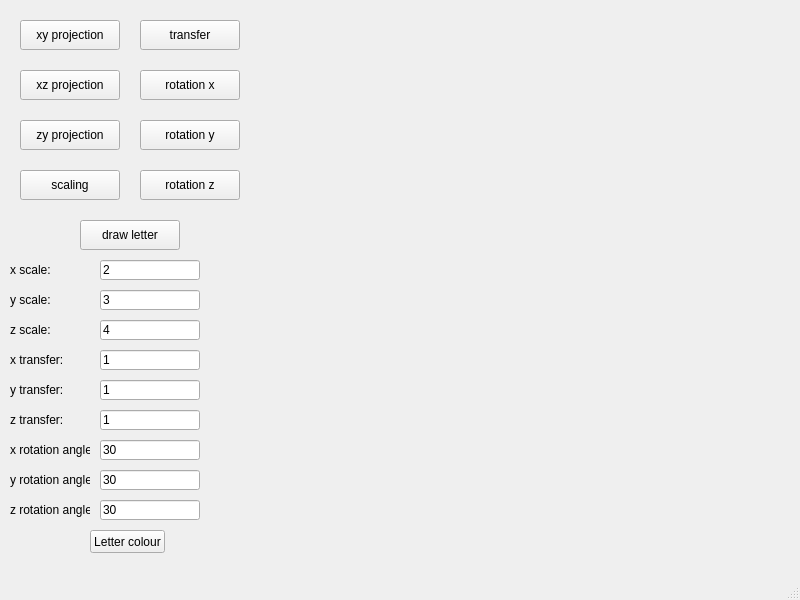
<?xml version="1.0" encoding="UTF-8"?>
<ui version="4.0">
 <class>MainWindow</class>
 <widget class="QMainWindow" name="MainWindow">
  <property name="geometry">
   <rect>
    <x>0</x>
    <y>0</y>
    <width>800</width>
    <height>600</height>
   </rect>
  </property>
  <property name="windowTitle">
   <string>MainWindow</string>
  </property>
  <widget class="QWidget" name="centralwidget">
   <widget class="letter" name="widget" native="true">
    <property name="geometry">
     <rect>
      <x>260</x>
      <y>20</y>
      <width>511</width>
      <height>521</height>
     </rect>
    </property>
   </widget>
   <widget class="QPushButton" name="pushButton">
    <property name="geometry">
     <rect>
      <x>20</x>
      <y>20</y>
      <width>100</width>
      <height>30</height>
     </rect>
    </property>
    <property name="text">
     <string>xy projection</string>
    </property>
   </widget>
   <widget class="QPushButton" name="pushButton_2">
    <property name="geometry">
     <rect>
      <x>20</x>
      <y>70</y>
      <width>100</width>
      <height>30</height>
     </rect>
    </property>
    <property name="text">
     <string>xz projection</string>
    </property>
   </widget>
   <widget class="QPushButton" name="pushButton_3">
    <property name="geometry">
     <rect>
      <x>20</x>
      <y>120</y>
      <width>100</width>
      <height>30</height>
     </rect>
    </property>
    <property name="text">
     <string>zy projection</string>
    </property>
   </widget>
   <widget class="QPushButton" name="pushButton_4">
    <property name="geometry">
     <rect>
      <x>20</x>
      <y>170</y>
      <width>100</width>
      <height>30</height>
     </rect>
    </property>
    <property name="text">
     <string>scaling</string>
    </property>
   </widget>
   <widget class="QPushButton" name="pushButton_5">
    <property name="geometry">
     <rect>
      <x>140</x>
      <y>20</y>
      <width>100</width>
      <height>30</height>
     </rect>
    </property>
    <property name="text">
     <string>transfer</string>
    </property>
   </widget>
   <widget class="QPushButton" name="pushButton_6">
    <property name="geometry">
     <rect>
      <x>140</x>
      <y>70</y>
      <width>100</width>
      <height>30</height>
     </rect>
    </property>
    <property name="text">
     <string>rotation x</string>
    </property>
   </widget>
   <widget class="QPushButton" name="pushButton_7">
    <property name="geometry">
     <rect>
      <x>140</x>
      <y>120</y>
      <width>100</width>
      <height>30</height>
     </rect>
    </property>
    <property name="text">
     <string>rotation y</string>
    </property>
   </widget>
   <widget class="QPushButton" name="pushButton_8">
    <property name="geometry">
     <rect>
      <x>140</x>
      <y>170</y>
      <width>100</width>
      <height>30</height>
     </rect>
    </property>
    <property name="text">
     <string>rotation z</string>
    </property>
   </widget>
   <widget class="QPushButton" name="pushButton_9">
    <property name="geometry">
     <rect>
      <x>80</x>
      <y>220</y>
      <width>100</width>
      <height>30</height>
     </rect>
    </property>
    <property name="text">
     <string>draw letter</string>
    </property>
   </widget>
   <widget class="QLabel" name="label">
    <property name="geometry">
     <rect>
      <x>10</x>
      <y>260</y>
      <width>50</width>
      <height>20</height>
     </rect>
    </property>
    <property name="text">
     <string>x scale:</string>
    </property>
   </widget>
   <widget class="QLineEdit" name="lineEdit">
    <property name="geometry">
     <rect>
      <x>100</x>
      <y>260</y>
      <width>100</width>
      <height>20</height>
     </rect>
    </property>
    <property name="text">
     <string>2</string>
    </property>
   </widget>
   <widget class="QLabel" name="label_2">
    <property name="geometry">
     <rect>
      <x>10</x>
      <y>290</y>
      <width>50</width>
      <height>20</height>
     </rect>
    </property>
    <property name="text">
     <string>y scale:</string>
    </property>
   </widget>
   <widget class="QLabel" name="label_3">
    <property name="geometry">
     <rect>
      <x>10</x>
      <y>320</y>
      <width>50</width>
      <height>20</height>
     </rect>
    </property>
    <property name="text">
     <string>z scale:</string>
    </property>
   </widget>
   <widget class="QLabel" name="label_4">
    <property name="geometry">
     <rect>
      <x>10</x>
      <y>350</y>
      <width>60</width>
      <height>20</height>
     </rect>
    </property>
    <property name="text">
     <string>x transfer:</string>
    </property>
   </widget>
   <widget class="QLabel" name="label_5">
    <property name="geometry">
     <rect>
      <x>10</x>
      <y>380</y>
      <width>60</width>
      <height>20</height>
     </rect>
    </property>
    <property name="text">
     <string>y transfer:</string>
    </property>
   </widget>
   <widget class="QLabel" name="label_6">
    <property name="geometry">
     <rect>
      <x>10</x>
      <y>410</y>
      <width>60</width>
      <height>20</height>
     </rect>
    </property>
    <property name="text">
     <string>z transfer:</string>
    </property>
   </widget>
   <widget class="QLabel" name="label_7">
    <property name="geometry">
     <rect>
      <x>10</x>
      <y>440</y>
      <width>80</width>
      <height>20</height>
     </rect>
    </property>
    <property name="text">
     <string>x rotation angle:</string>
    </property>
   </widget>
   <widget class="QLabel" name="label_8">
    <property name="geometry">
     <rect>
      <x>10</x>
      <y>470</y>
      <width>80</width>
      <height>20</height>
     </rect>
    </property>
    <property name="text">
     <string>y rotation angle: </string>
    </property>
   </widget>
   <widget class="QLabel" name="label_9">
    <property name="geometry">
     <rect>
      <x>10</x>
      <y>500</y>
      <width>80</width>
      <height>20</height>
     </rect>
    </property>
    <property name="text">
     <string>z rotation angle:</string>
    </property>
   </widget>
   <widget class="QLineEdit" name="lineEdit_2">
    <property name="geometry">
     <rect>
      <x>100</x>
      <y>290</y>
      <width>100</width>
      <height>20</height>
     </rect>
    </property>
    <property name="text">
     <string>3</string>
    </property>
   </widget>
   <widget class="QLineEdit" name="lineEdit_3">
    <property name="geometry">
     <rect>
      <x>100</x>
      <y>320</y>
      <width>100</width>
      <height>20</height>
     </rect>
    </property>
    <property name="text">
     <string>4</string>
    </property>
   </widget>
   <widget class="QLineEdit" name="lineEdit_4">
    <property name="geometry">
     <rect>
      <x>100</x>
      <y>350</y>
      <width>100</width>
      <height>20</height>
     </rect>
    </property>
    <property name="text">
     <string>1</string>
    </property>
   </widget>
   <widget class="QLineEdit" name="lineEdit_5">
    <property name="geometry">
     <rect>
      <x>100</x>
      <y>380</y>
      <width>100</width>
      <height>20</height>
     </rect>
    </property>
    <property name="text">
     <string>1</string>
    </property>
   </widget>
   <widget class="QLineEdit" name="lineEdit_6">
    <property name="geometry">
     <rect>
      <x>100</x>
      <y>410</y>
      <width>100</width>
      <height>20</height>
     </rect>
    </property>
    <property name="text">
     <string>1</string>
    </property>
   </widget>
   <widget class="QLineEdit" name="lineEdit_7">
    <property name="geometry">
     <rect>
      <x>100</x>
      <y>440</y>
      <width>100</width>
      <height>20</height>
     </rect>
    </property>
    <property name="text">
     <string>30</string>
    </property>
   </widget>
   <widget class="QLineEdit" name="lineEdit_8">
    <property name="geometry">
     <rect>
      <x>100</x>
      <y>470</y>
      <width>100</width>
      <height>20</height>
     </rect>
    </property>
    <property name="text">
     <string>30</string>
    </property>
   </widget>
   <widget class="QLineEdit" name="lineEdit_9">
    <property name="geometry">
     <rect>
      <x>100</x>
      <y>500</y>
      <width>100</width>
      <height>20</height>
     </rect>
    </property>
    <property name="text">
     <string>30</string>
    </property>
   </widget>
   <widget class="QPushButton" name="pushButton_10">
    <property name="geometry">
     <rect>
      <x>90</x>
      <y>530</y>
      <width>75</width>
      <height>23</height>
     </rect>
    </property>
    <property name="text">
     <string>Letter colour</string>
    </property>
   </widget>
  </widget>
  <widget class="QMenuBar" name="menubar">
   <property name="geometry">
    <rect>
     <x>0</x>
     <y>0</y>
     <width>800</width>
     <height>21</height>
    </rect>
   </property>
  </widget>
  <widget class="QStatusBar" name="statusbar"/>
 </widget>
 <customwidgets>
  <customwidget>
   <class>letter</class>
   <extends>QWidget</extends>
   <header>letter.h</header>
   <container>1</container>
  </customwidget>
 </customwidgets>
 <resources/>
 <connections/>
</ui>
